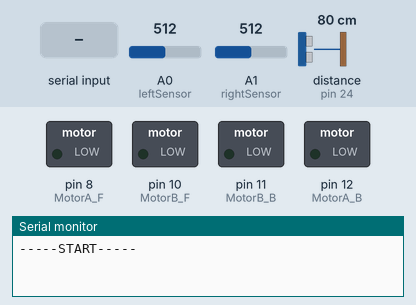
Simulated run of this sketch. Board: Arduino Mega 2560, built with avr-gcc and run on an emulated ATmega2560. On the bench: switched loads named in the sketch (green lamp = pin HIGH), the last lines printed to the serial monitor. Dashed ring = blinking. The inputs (shaded band) are chosen by the test bench; at power-on: distance to the obstacle (sensor on pin 24) 80 cm, A0 (leftSensor) = 512, A1 (rightSensor) = 512. The echo pulse lasts 58.3 µs per cm; pins used as bus, display or sensor lines are not drawn.

Above: at 1.2 s.
1.3 s: "A" received over Serial
At 1.56 s:
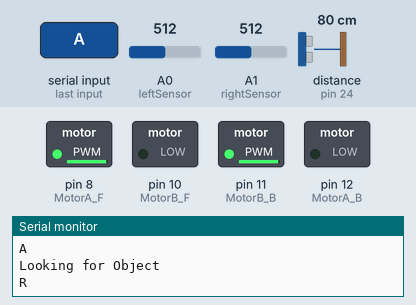
4.3 s: distance to the obstacle (sensor on pin 24) set to 63 cm
7.3 s: distance to the obstacle (sensor on pin 24) set to 57 cm
At 8.8 s:
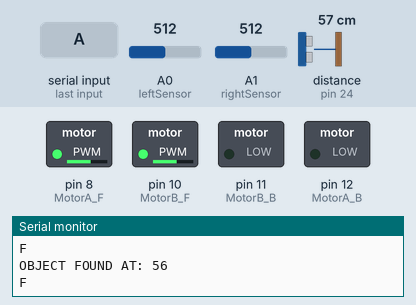
9.1 s: A0 (leftSensor) set to 922
10.6 s: A0 (leftSensor) set to 941
At 11.1 s:
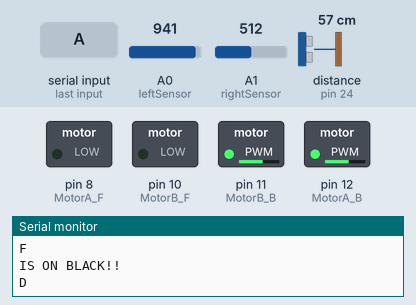
13.6 s: "M" received over Serial
At 15.0 s:
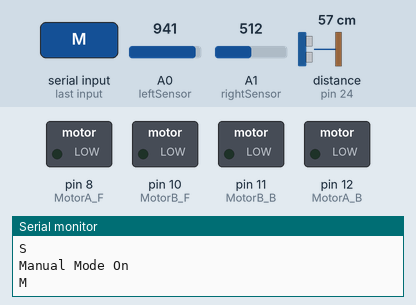
Timing chart, 0 to 16.6 s (numbered marks = the images above; inputs shaded):
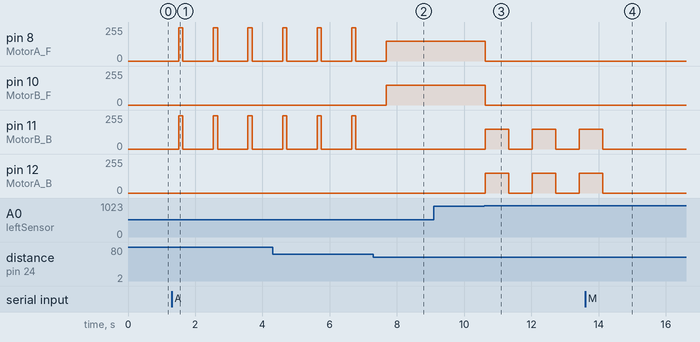

Measured:
- the behaviour switches between 61 and 60 cm on distance to the obstacle (sensor on pin 24) (found by bisection; images 1 and 2)
- the behaviour switches between 929 and 930 on A0 (leftSensor) (found by bisection; images 2 and 3)
- after the input at 1.3 s, pin 8 (MotorA_F), pin 11 (MotorB_B): alternates 250/255 for 0.13 s and 0/255 for 0.91 s, starting after 0.21 s
- after the input at 7.3 s, pin 10 (MotorB_F): 0/255 → 150/255 after 0.39 s; pin 11 (MotorB_B): stops changing and stays 0/255
- after the input at 10.6 s, pin 8 (MotorA_F), pin 10 (MotorB_F): 150/255 → 0/255 at once; pin 11 (MotorB_B), pin 12 (MotorA_B): alternates 150/255 for 0.70 s and 0/255 for 0.70 s, starting at once
- after the input at 13.6 s, pin 11 (MotorB_B), pin 12 (MotorA_B): goes on until 14.1 s, then stays 0/255

The sketch:

CodeSummative.ino
```cpp
//Stores the Bluetooth's input
char input;

//Indicates the state of the robot
bool Automatic = false;

// Arduino pins
const int trig = 22;
const int echo = 24;
const int leftSensor = A0;
const int rightSensor = A1;
const int pinH = 26;
const int pinH2 = 28;
const int MotorA_F = 8;
const int MotorA_B = 12;
const int MotorB_B = 11;
const int MotorB_F = 10;

//Speed of the DC motors
const int leftSpeed = 150;
const int rightSpeed = 150;

//Indicates if the previous check found and object
bool found = false;

//Setup
void setup() {

  //Sets pins to INPUT or OUTPUT
  pinMode(trig, OUTPUT);
  pinMode(echo, INPUT);
  pinMode(MotorA_F, OUTPUT);
  pinMode(MotorA_B, OUTPUT);
  pinMode(MotorB_F, OUTPUT);
  pinMode(MotorB_B, OUTPUT);
  pinMode(leftSensor, INPUT);
  pinMode(rightSensor, INPUT);

  Serial.begin(9600);

  //Checks Serial works
  Serial.println("-----START-----");

}

//Main loop
void loop()
  {
    //If the Bluetooth module recives an input
    if (Serial.available()>0)
    {
      //Store the input
      input = Serial.read();

      //Set the robot in Automatic mode
      if (input == 'A')
      {
        Automatic = true;
        Serial.println("Automatic Mode On");
      }
      //Set the robot in Manual mode
      else if (input == 'M')
      {
        Automatic = false;
        Serial.println("Manual Mode On");
      }

        //Move the robot in the directed direction
        Move(input);
    }

    // Controlls the robot in Automatic mode
    if (Automatic == true)
    {
      //If the sensors detect black go back to the playing area
      if (isOnBlack())
      {
        Move('D');
        delay(700);
        Move('S');
        delay(700);
      }
      //If the robot is in the playing area
      else
      {
        int dis = distance();

        //When the ultrasonic sensor detects and object go towards it
        if (dis < 60)
        {
          Serial.print("OBJECT FOUND AT: ");
          Serial.print(dis);
          Serial.println();
          Move('F');
          delay(20);
          found = true;
        }

        //Search for object
        else
        {
          //If in the previous loop it found and object go backwards to make some distance
          //otherwise if the Ultrasonic is too close it will ignore the object in front of it
          if (found)
          {
            Move('D');
            delay(400);
            Move('S');
            delay(100);
            found = false;
          }
          // Rotate and look for an object
          else
          {
            Serial.println("Looking for Object");
            //Rotate until it finds an object
            Move('R');
            delay(125);
            Move('S');
            delay(700);
          }

        }
      }
    }
}

//Checks for and object in front of it and return a distance
int distance()
{
  //Checks distance
  delay(100);
  digitalWrite(trig, LOW);
  delayMicroseconds(5);
  digitalWrite(trig,HIGH);
  delayMicroseconds(10);
  digitalWrite(trig, LOW);
  int duration = pulseIn(echo, HIGH);

  int cm = (duration / 2) * 0.0343;

  delay(100);

  return cm;
}

//Return true if sensors detect black, and false if they don't
bool isOnBlack()
{
  if (analogRead(leftSensor) < 930 && analogRead(rightSensor) < 930)
  {
    return false;
  }
  else
  {
    Serial.println("IS ON BLACK!!");
    return true;
  }
}

//Move the robot in the indicated direction
//'F' is forward, 'L' is left, R' is right, 'D' is backwards and 'S' is stop
void Move(char order)
{
  digitalWrite(pinH, HIGH);
  digitalWrite(pinH2, HIGH);
  Serial.println(order);

  //Go forward
  if (order == 'F' )
  {
    digitalWrite(MotorA_B, LOW);
    analogWrite(MotorA_F, rightSpeed);
    analogWrite(MotorB_F, leftSpeed);
    digitalWrite(MotorB_B, LOW);
  }
  //Go right
  else if (order == 'R')
  {
    digitalWrite(MotorA_B, LOW);
    analogWrite(MotorA_F, rightSpeed + 100);
    analogWrite(MotorB_B, leftSpeed + 100);
    digitalWrite(MotorB_F, LOW);
  }
  //Go left
  else if (order == 'L')
  {
    digitalWrite(MotorA_F, LOW);
    analogWrite(MotorA_B, rightSpeed + 100);
    analogWrite(MotorB_F, leftSpeed + 100);
    digitalWrite(MotorB_B, LOW);
  }
  //Stop
  else if (order == 'S')
  {
    digitalWrite(MotorA_B, LOW);
    digitalWrite(MotorA_F, LOW);
    digitalWrite(MotorB_F, LOW);
    digitalWrite(MotorB_B, LOW);
  }
  //Go backwards
  else if (order == 'D')
  {
    digitalWrite(MotorA_F, LOW);
    analogWrite(MotorA_B, rightSpeed);
    analogWrite(MotorB_B, leftSpeed);
    digitalWrite(MotorB_F, LOW);
  }
}
```
